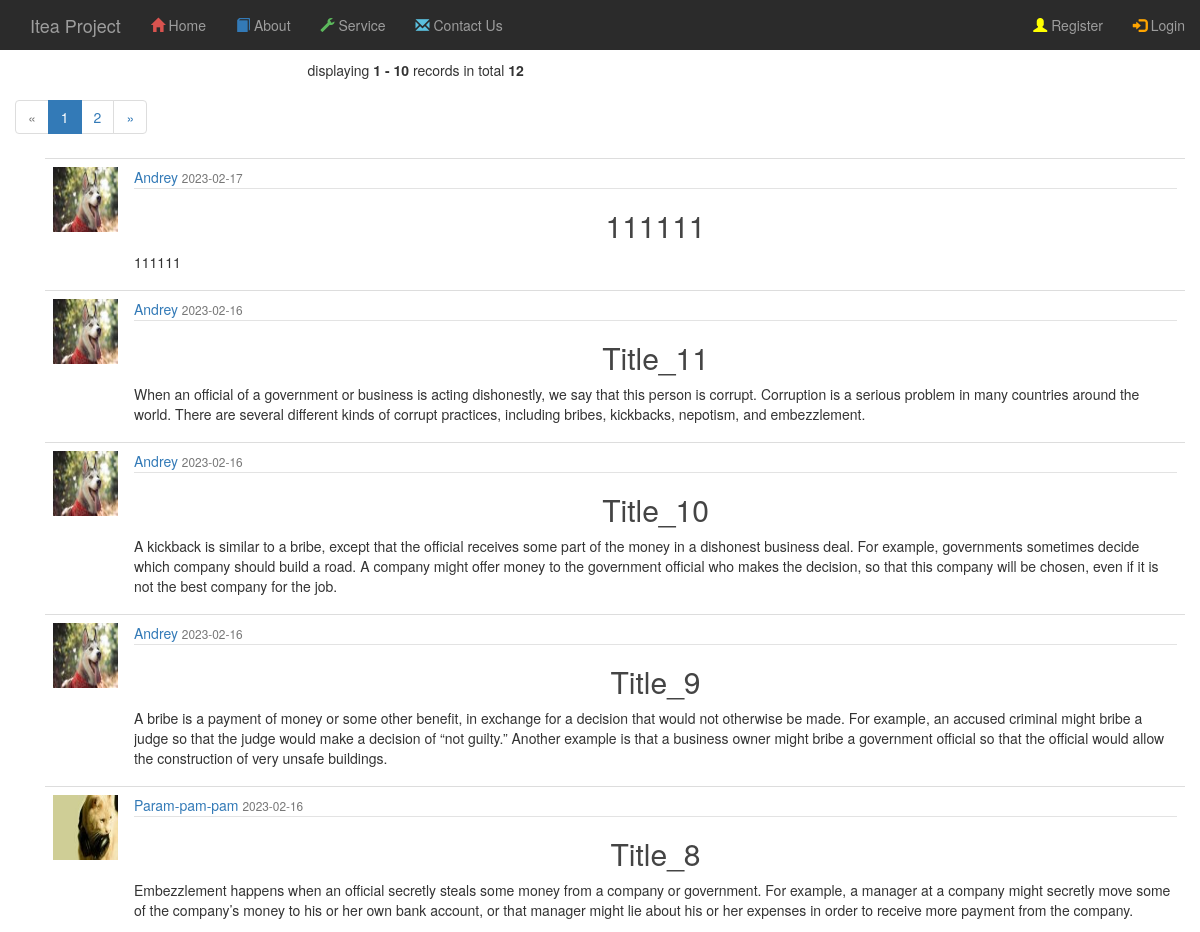
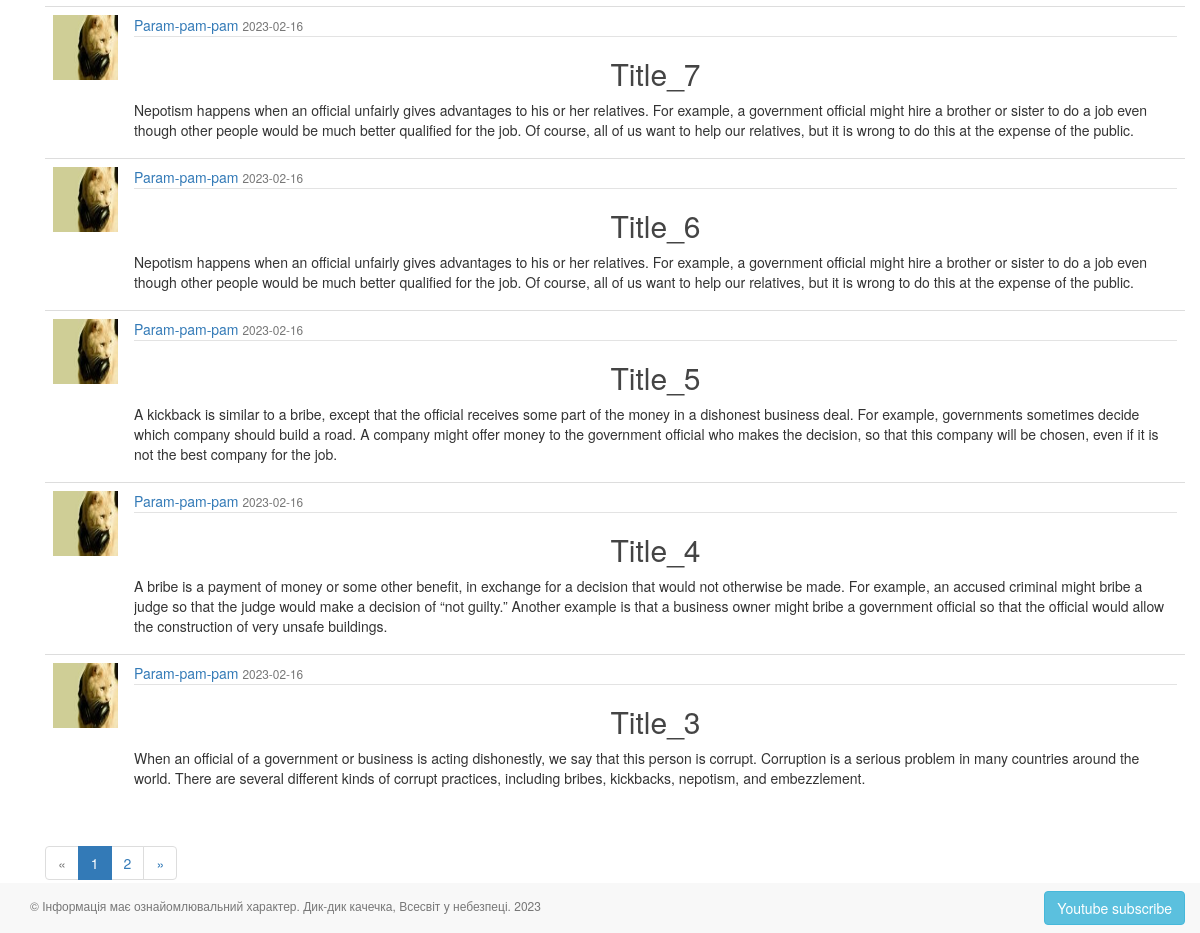
The page / on the database its author committed (2 pictures, top to bottom).
### app/auth/models.py (models this page shows, shortened)
class Post(BaseModel):
    title = CharField(max_length=100)
    content = TextField(default="")
    date_posted = DateTimeField(default=datetime.datetime.utcnow)
    author = ForeignKeyField(User)

class Profile(BaseModel):
    avatar = CharField()
    info = TextField()
    city = CharField()
    age = IntegerField()

class User(BaseModel, UserMixin):
    username = CharField(max_length=100)
    email = CharField(max_length=200, unique=True, index=True)
    __password_hash = CharField(max_length=128)
    last_visit = DateTimeField(default=datetime.datetime.now)
    role = ForeignKeyField(Role, backref='users')
    profile = ForeignKeyField(Profile)
    @property
    def password(self):
        raise AttributeError('password is not a valid attribute')

### app/main/routes.py (the view)
@main.route('/')
def index():
    db = current_app.config['db']
    db.create_tables([Role, Profile, Post, User])
    if not Role.select().where(Role.name == 'user').first():
        Role(name='user').save()
    page, per_page, offset = get_page_args(page_parameter='page',
                                           per_page_parameter='per_page')
    blog = Post.select().order_by(Post.date_posted.desc())
    total = blog.count()
    pagination_posts = get_quantity(blog, offset=offset, per_page=per_page)
    pagination = Pagination(page=page, per_page=per_page, total=total,
                            css_framework='bootstrap4')
    title = "Home"
    return render_template('main/index.html',
                           posts=pagination_posts,
                           title=title,
                           page=page,
                           per_page=per_page,
                           pagination=pagination)

### app/auth/utils.py (called while the page is built)
def get_quantity(obj, offset=0, per_page=10):
    return obj[offset: offset + per_page]

### app/templates/main/index.html (shortened to what this page needs)
{% extends '_base.html' %}
{% block page_content %}
    <div class="row">
        <div class="col-md-3"></div>
        {{ pagination.info }}
        {{ pagination.links }}
        <div class="col-md-8">
            <div class="container">
                <div class="table-responsive">
                    <table class="table table-hover">
                        <tbody>
                        {% for post in posts %}
                            <tr>
                                <td>
                                    <img class="rounded-circle article-img pull-left"
                                         src="{{ post.author.profile.avatar }}">
                                    <div class="media-body">
                                        <div class="article-metadata">
                                            <a class="mr-2"
                                               href="{{ url_for('posts.user_posts', username=post.author.username) }}">
                                                {{ post.author.username }}
                                            </a>
                                            <small class="text-muted">{{ post.date_posted.strftime('%Y-%m-%d') }}</small>
                                        </div>
                                        <h2><a class="article-title"
                                               href="{{ url_for('posts.post_func', post_id=post.id) }}">
                                            {{ post.title }}
                                        </a></h2>
                                        <p class="article-content">{{ post.content }}</p>
                                    </div>
                                </td>
                            </tr>
                        {% endfor %}
                        </tbody>
                    </table>
                    {{ pagination.links }}
                </div>
            </div>
        </div>
        <div class="col-md-3"></div>
    </div>
{% endblock page_content %}

### app/static/css/styles_blog.css (style rules this page uses)
.article-title { color: #444444; }
.article-content { white-space: pre-line; }
.article-img { height: 65px; width: 65px; margin-right: 16px; }
.article-metadata { padding-bottom: 1px; margin-bottom: 4px; border-bottom: 1px solid #e3e3e3 }

### app/static/css/styles.css (style rules this page uses)
h1, h2, h3 { text-align: center; }

### rows shown on the page
Post: author.profile.avatar (picture), author.username "Andrey", date_posted "2023-02-17", title "111111", content "111111"
Post: author.profile.avatar (picture), author.username "Andrey", date_posted "2023-02-16", title "Title_11", content "When an official of a government or business is acting dishonestly, we say that this person is corrupt. Corruption is a serious problem in many countries around the world. There are several different kinds of corrupt practices, including bribes, kickbacks, nepotism, and embezzlement."
Post: author.profile.avatar (picture), author.username "Andrey", date_posted "2023-02-16", title "Title_10", content "A kickback is similar to a bribe, except that the official receives some part of the money in a dishonest business deal. For example, governments sometimes decide which company should build a road. A company might offer money to the government official who makes the decision, so that this company will be chosen, even if it is not the best company for the job."
Post: author.profile.avatar (picture), author.username "Andrey", date_posted "2023-02-16", title "Title_9", content "A bribe is a payment of money or some other benefit, in exchange for a decision that would not otherwise be made. For example, an accused criminal might bribe a judge so that the judge would make a decision of “not guilty.” Another example is that a business owner might bribe a government official so that the official would allow the construction of very unsafe buildings."
Post: author.profile.avatar (picture), author.username "Param-pam-pam", date_posted "2023-02-16", title "Title_8", content "Embezzlement happens when an official secretly steals some money from a company or government. For example, a manager at a company might secretly move some of the company’s money to his or her own bank account, or that manager might lie about his or her expenses in order to receive more payment from the company."
Post: author.profile.avatar (picture), author.username "Param-pam-pam", date_posted "2023-02-16", title "Title_7", content "Nepotism happens when an official unfairly gives advantages to his or her relatives. For example, a government official might hire a brother or sister to do a job even though other people would be much better qualified for the job. Of course, all of us want to help our relatives, but it is wrong to do this at the expense of the public."
Post: author.profile.avatar (picture), author.username "Param-pam-pam", date_posted "2023-02-16", title "Title_6", content "Nepotism happens when an official unfairly gives advantages to his or her relatives. For example, a government official might hire a brother or sister to do a job even though other people would be much better qualified for the job. Of course, all of us want to help our relatives, but it is wrong to do this at the expense of the public."
Post: author.profile.avatar (picture), author.username "Param-pam-pam", date_posted "2023-02-16", title "Title_5", content "A kickback is similar to a bribe, except that the official receives some part of the money in a dishonest business deal. For example, governments sometimes decide which company should build a road. A company might offer money to the government official who makes the decision, so that this company will be chosen, even if it is not the best company for the job."
Post: author.profile.avatar (picture), author.username "Param-pam-pam", date_posted "2023-02-16", title "Title_4", content "A bribe is a payment of money or some other benefit, in exchange for a decision that would not otherwise be made. For example, an accused criminal might bribe a judge so that the judge would make a decision of “not guilty.” Another example is that a business owner might bribe a government official so that the official would allow the construction of very unsafe buildings."
Post: author.profile.avatar (picture), author.username "Param-pam-pam", date_posted "2023-02-16", title "Title_3", content "When an official of a government or business is acting dishonestly, we say that this person is corrupt. Corruption is a serious problem in many countries around the world. There are several different kinds of corrupt practices, including bribes, kickbacks, nepotism, and embezzlement."

### other values the page prints
{{ pagination.info }} "displaying 1 - 10 records in total 12"
{{ pagination.links }} "« 1 2 »"
